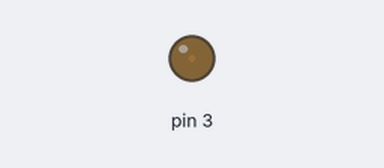
The sketch below on a simulated Arduino Uno, built with avr-gcc and run on an emulated ATmega328P. On the bench: output pins drawn as LEDs (lit = HIGH).

Above: at 0.05 s.
At 1.05 s:
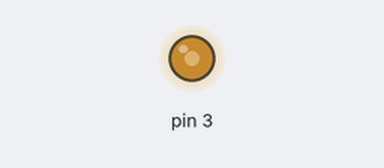
At 1.8 s:
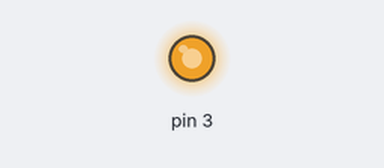
At 3.6 s:
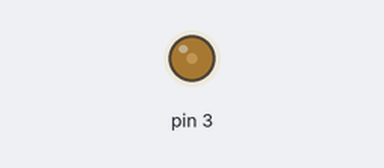
Timing chart, 0 to 6.0 s (numbered marks = the images above):
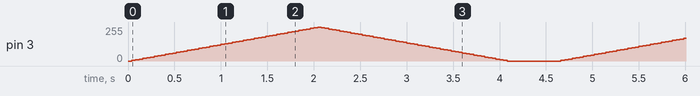

The sketch:

sketch_nov19a.ino
```cpp
int fade = 0;


void setup() {
  // put your setup code here, to run once:
  pinMode(3,OUTPUT);
}


void fade_led(){
    int i,j;
    for(i=0;i<255;i+=5){
        analogWrite(3,i);
        delay(40);
      }
    for(j=i;j>=0;j-=5){
        analogWrite(3,j);
        delay(40);
      }
}


void loop() {
  fade_led();
  delay(500);
}
```
